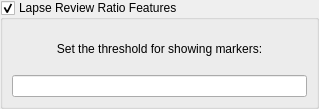
<?xml version="1.0" encoding="UTF-8"?>
<ui version="4.0">
 <class>LapseReviewRatioWidget</class>
 <widget class="QWidget" name="LapseReviewRatioWidget">
  <property name="geometry">
   <rect>
    <x>0</x>
    <y>0</y>
    <width>319</width>
    <height>109</height>
   </rect>
  </property>
  <property name="sizePolicy">
   <sizepolicy hsizetype="Minimum" vsizetype="Preferred">
    <horstretch>0</horstretch>
    <verstretch>0</verstretch>
   </sizepolicy>
  </property>
  <property name="minimumSize">
   <size>
    <width>128</width>
    <height>32</height>
   </size>
  </property>
  <layout class="QVBoxLayout" name="lapseReviewRatioFormLayout">
   <property name="leftMargin">
    <number>0</number>
   </property>
   <property name="topMargin">
    <number>0</number>
   </property>
   <property name="rightMargin">
    <number>0</number>
   </property>
   <property name="bottomMargin">
    <number>0</number>
   </property>
   <item>
    <widget class="QGroupBox" name="lapseReviewRatioGroup">
     <property name="sizePolicy">
      <sizepolicy hsizetype="Minimum" vsizetype="Preferred">
       <horstretch>0</horstretch>
       <verstretch>0</verstretch>
      </sizepolicy>
     </property>
     <property name="toolTip">
      <string>&lt;html&gt;&lt;head/&gt;&lt;body&gt;&lt;p&gt;Configure lapse review ratio threshold&lt;/p&gt;&lt;/body&gt;&lt;/html&gt;</string>
     </property>
     <property name="title">
      <string>Lapse Review Ratio Features</string>
     </property>
     <property name="alignment">
      <set>Qt::AlignLeading|Qt::AlignLeft|Qt::AlignTop</set>
     </property>
     <property name="checkable">
      <bool>true</bool>
     </property>
     <layout class="QVBoxLayout" name="lapseReviewRatioLayout">
      <property name="sizeConstraint">
       <enum>QLayout::SetMinimumSize</enum>
      </property>
      <property name="leftMargin">
       <number>9</number>
      </property>
      <property name="topMargin">
       <number>9</number>
      </property>
      <property name="rightMargin">
       <number>9</number>
      </property>
      <property name="bottomMargin">
       <number>9</number>
      </property>
      <item>
       <widget class="QLabel" name="lapseReviewRatioLineEditLabel">
        <property name="text">
         <string>Set the threshold for showing markers:</string>
        </property>
        <property name="alignment">
         <set>Qt::AlignCenter</set>
        </property>
       </widget>
      </item>
      <item>
       <widget class="QLineEdit" name="lapseReviewRatioLineEdit"/>
      </item>
     </layout>
    </widget>
   </item>
  </layout>
 </widget>
 <resources/>
 <connections/>
</ui>
